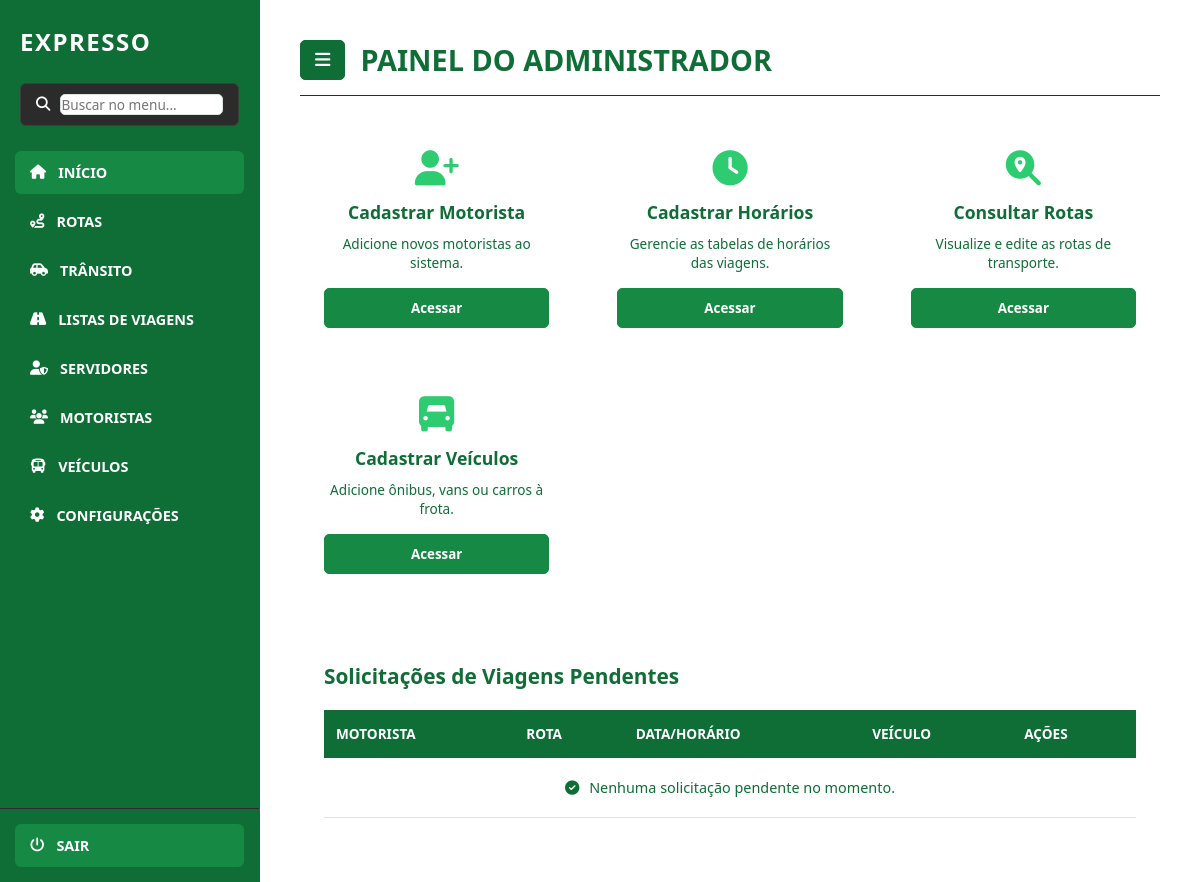
The app's page /pag_admin (signed in), older data.
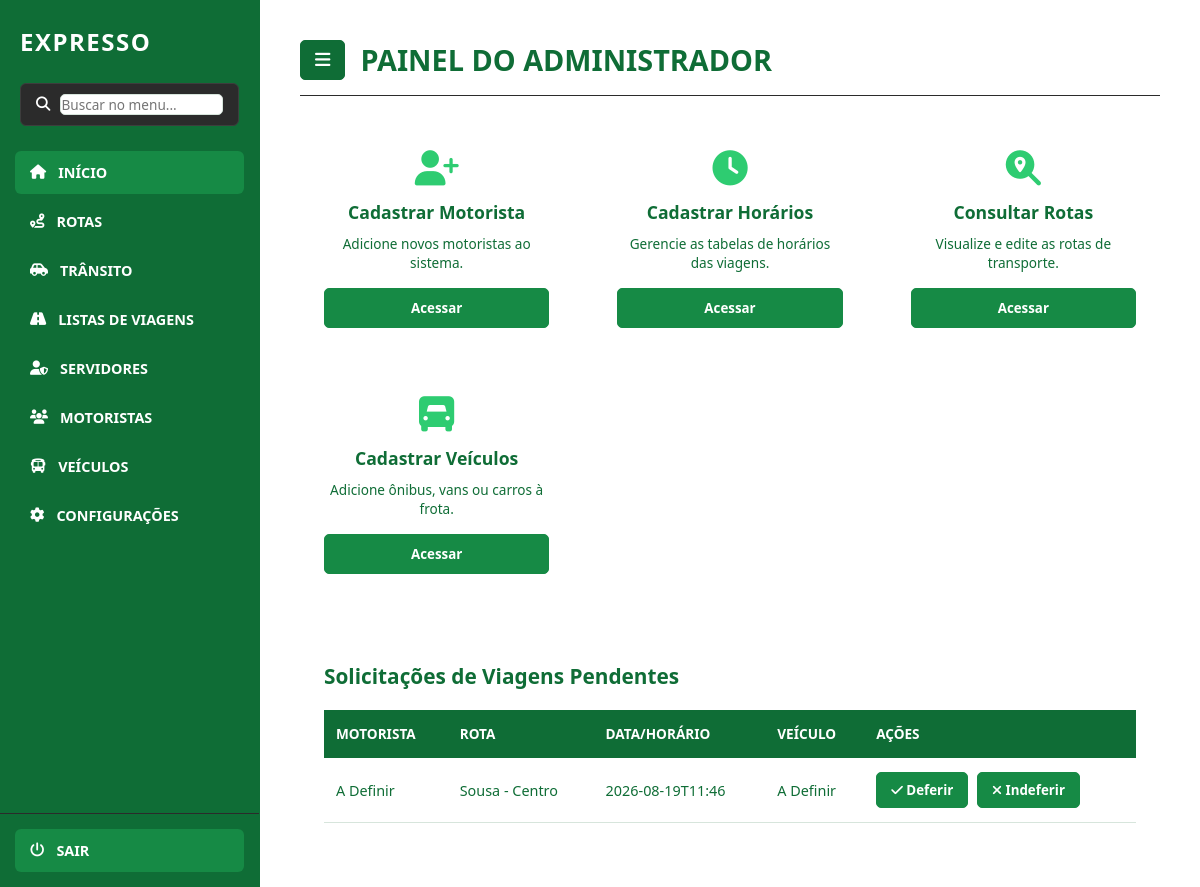
The same page, newer data.
### modelosDB/modelos.py (models this page shows, shortened)
class SolicitacaoViagem(db.Model):
    __tablename__ = 'solicitacoes_viagem'
    id = db.Column(db.Integer, primary_key=True)
    servidor_id = db.Column(db.Integer, db.ForeignKey('servidor.id')) # Relacionamento
    motorista_id = db.Column(db.Integer, db.ForeignKey('motoristas.id'), nullable=True)
    motorista_nome = db.Column(db.String(100), nullable=False)
    rota = db.Column(db.String(200), nullable=False)
    data_horario = db.Column(db.String(50), nullable=False)
    veiculo = db.Column(db.String(50), nullable=False)
    status = db.Column(db.String(50), default='Pendente')

### Blueprints/bp_admin.py (the view)
@admin_bp.route('/pag_admin')
def index():
    if 'admin' not in session:
        return render_template('auth/principal.html')
    else:
        lista_viagens = SolicitacaoViagem.query.filter_by(status='Pendente').all()
        return render_template('admin/admin.html', viagens=lista_viagens)

### templates/admin/admin.html (shortened to what the changed rows need)
<!DOCTYPE html>
<html lang="pt-br">
<head>
    <link rel="stylesheet" href="{{ url_for('static', filename='css/admin/admin.css') }}">
    <link rel="stylesheet" href="https://cdnjs.cloudflare.com/ajax/libs/font-awesome/6.4.0/css/all.min.css">
    <link rel="stylesheet" href="{{ url_for('static', filename='css/shared/base.css') }}">
</head>
<body>
    <div class="sidebar" id="sidebar">
        <div class="sidebar-brand">
            <h1>EXPRESSO</h1>
        </div>
    </div>
    <div class="main-content">
        <div class="titulo">
            <div class="titulo-wrapper">
                <h1>PAINEL DO ADMINISTRADOR</h1>
            </div>
        </div>
        <div class="secao-viagens">
            <h2>Solicitações de Viagens Pendentes</h2>
            <table class="tabela-viagens">
                <thead>
                    <tr>
                        <th>Motorista</th>
                        <th>Rota</th>
                        <th>Data/Horário</th>
                        <th>Veículo</th>
                        <th>Ações</th>
                    </tr>
                </thead>
                <tbody id="corpo-tabela-viagens">
                    {% if viagens %}
                        {% for v in viagens %}
                        <tr id="viagem-{{ v.id }}">
                            <td>{{ v.motorista_nome }}</td>
                            <td>{{ v.rota }}</td>
                            <td>{{ v.data_horario }}</td>
                            <td>{{ v.veiculo }}</td>
                            <td>
                                <button onclick="processarViagem('{{ v.id }}', 'Deferida', '{{ v.motorista_nome }}')" class="btn-editar">
                                    <i class="fa-solid fa-check"></i> Deferir
                                </button>
                                <button onclick="processarViagem('{{ v.id }}', 'Indeferida', '{{ v.motorista_nome }}')" class="btn-excluir">
                                    <i class="fa-solid fa-xmark"></i> Indeferir
                                </button>
                            </td>
                        </tr>
                        {% endfor %}
                    {% else %}
                        <tr>
                            <td colspan="5" style="text-align: center; color: #888; padding: 20px;">
                                <i class="fa-solid fa-circle-check" style="color: #2ecc71; margin-right: 6px;"></i>
                                Nenhuma solicitação pendente no momento.
                            </td>
                        </tr>
                    {% endif %}
                </tbody>
            </table>
        </div>
    </div>
</body>
</html>

Row changes from the older to the newer data that the page shows:
added SolicitacaoViagem: motorista_nome "A Definir", rota "Sousa - Centro", data_horario "2026-08-19T11:46", veiculo "A Definir"
Text that changed along with them:
text no longer shown: "Nenhuma solicitação pendente no momento."
